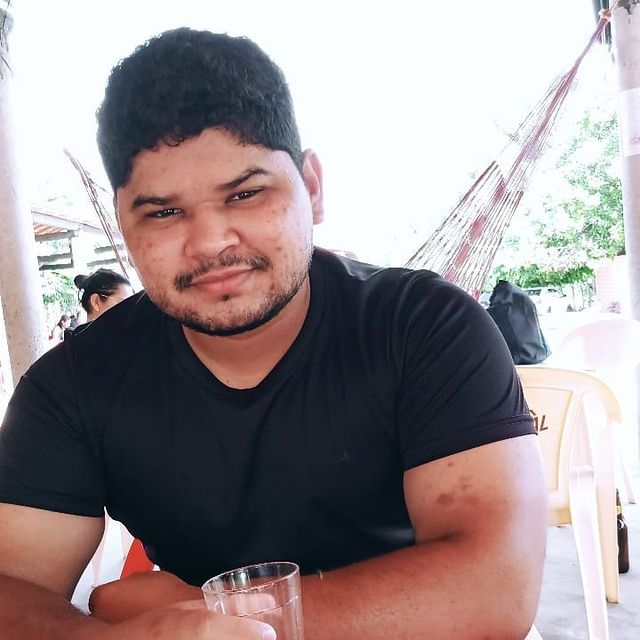
#> input picture assets/perfil.jpeg, 640 x 640 px, found by its file name
$ python histogram-v2.py
#> lines starting #> are read from the running program, lines starting #| are printed output that depends on the picture
import numpy as np
import cv2
import matplotlib.pyplot as plt

def main():
    image = cv2.imread("/home/pedro/Cloud/github/IFPI-visao-computacional/assets/perfil.jpeg")
#> image is the input picture: shape (640, 640, 3); mean B, G, R 144.8, 143, 154.3
    vals = image.mean(axis=2).flatten()
    counts, bins = np.histogram(vals, range(257))
#> counts = 256 values, max 80761 at index 253, min 1 at index 0, mean 1600; bins = 257 values from 0 to 256
    plt.bar(bins[:-1] - 0.5, counts, width=1, edgecolor='none')
    plt.xlim([-0.5, 255.5])
    plt.show()
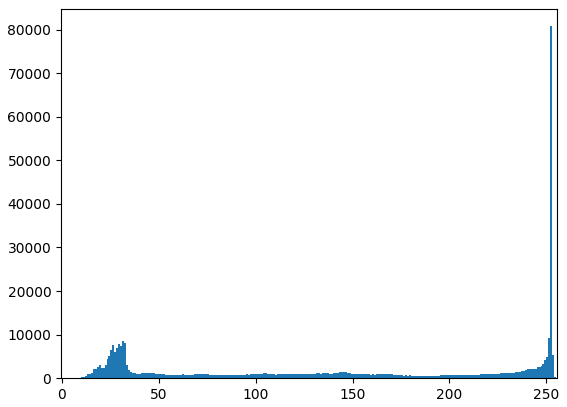
#> figure drawn by matplotlib, 1 panel; tallest bar 80761 high, from x = 252 to 253


if __name__ == '__main__':
    main()
